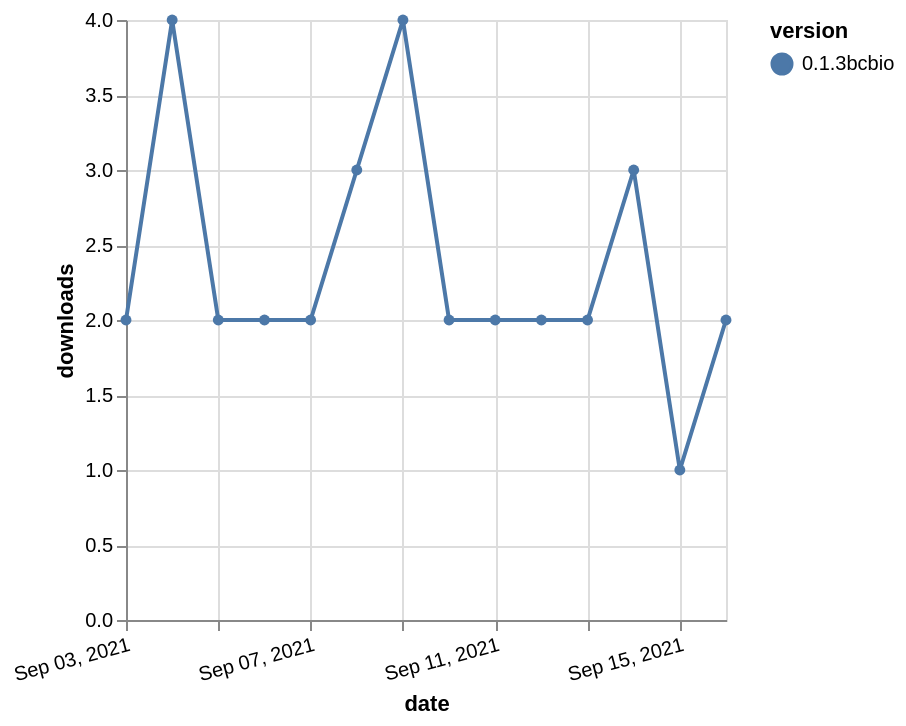

Write a Vega-Lite specification for this figure.
### Vega-Lite specification from a JSON file in a GitHub repository (floating-point values rounded to 4 significant figures)
{"$schema": "https://vega.github.io/schema/vega-lite/v5.json", "description": "A simple bar chart with embedded data.", "data": {"values": [{"date": "2021-09-03", "total": 6426, "delta": 2, "version": "0.1.3bcbio"}, {"date": "2021-09-04", "total": 6430, "delta": 4, "version": "0.1.3bcbio"}, {"date": "2021-09-05", "total": 6432, "delta": 2, "version": "0.1.3bcbio"}, {"date": "2021-09-06", "total": 6434, "delta": 2, "version": "0.1.3bcbio"}, {"date": "2021-09-07", "total": 6436, "delta": 2, "version": "0.1.3bcbio"}, {"date": "2021-09-08", "total": 6439, "delta": 3, "version": "0.1.3bcbio"}, {"date": "2021-09-09", "total": 6443, "delta": 4, "version": "0.1.3bcbio"}, {"date": "2021-09-10", "total": 6445, "delta": 2, "version": "0.1.3bcbio"}, {"date": "2021-09-11", "total": 6447, "delta": 2, "version": "0.1.3bcbio"}, {"date": "2021-09-12", "total": 6449, "delta": 2, "version": "0.1.3bcbio"}, {"date": "2021-09-13", "total": 6451, "delta": 2, "version": "0.1.3bcbio"}, {"date": "2021-09-14", "total": 6454, "delta": 3, "version": "0.1.3bcbio"}, {"date": "2021-09-15", "total": 6455, "delta": 1, "version": "0.1.3bcbio"}, {"date": "2021-09-16", "total": 6457, "delta": 2, "version": "0.1.3bcbio"}]}, "width": "container", "mark": {"type": "line", "point": {"filled": true}}, "encoding": {"x": {"field": "date", "type": "temporal", "timeUnit": "yearmonthdate", "title": "date", "axis": {"labelAngle": -15}}, "y": {"field": "delta", "type": "quantitative", "title": "downloads"}, "color": {"field": "version", "type": "nominal"}, "tooltip": {"field": "delta"}}}
